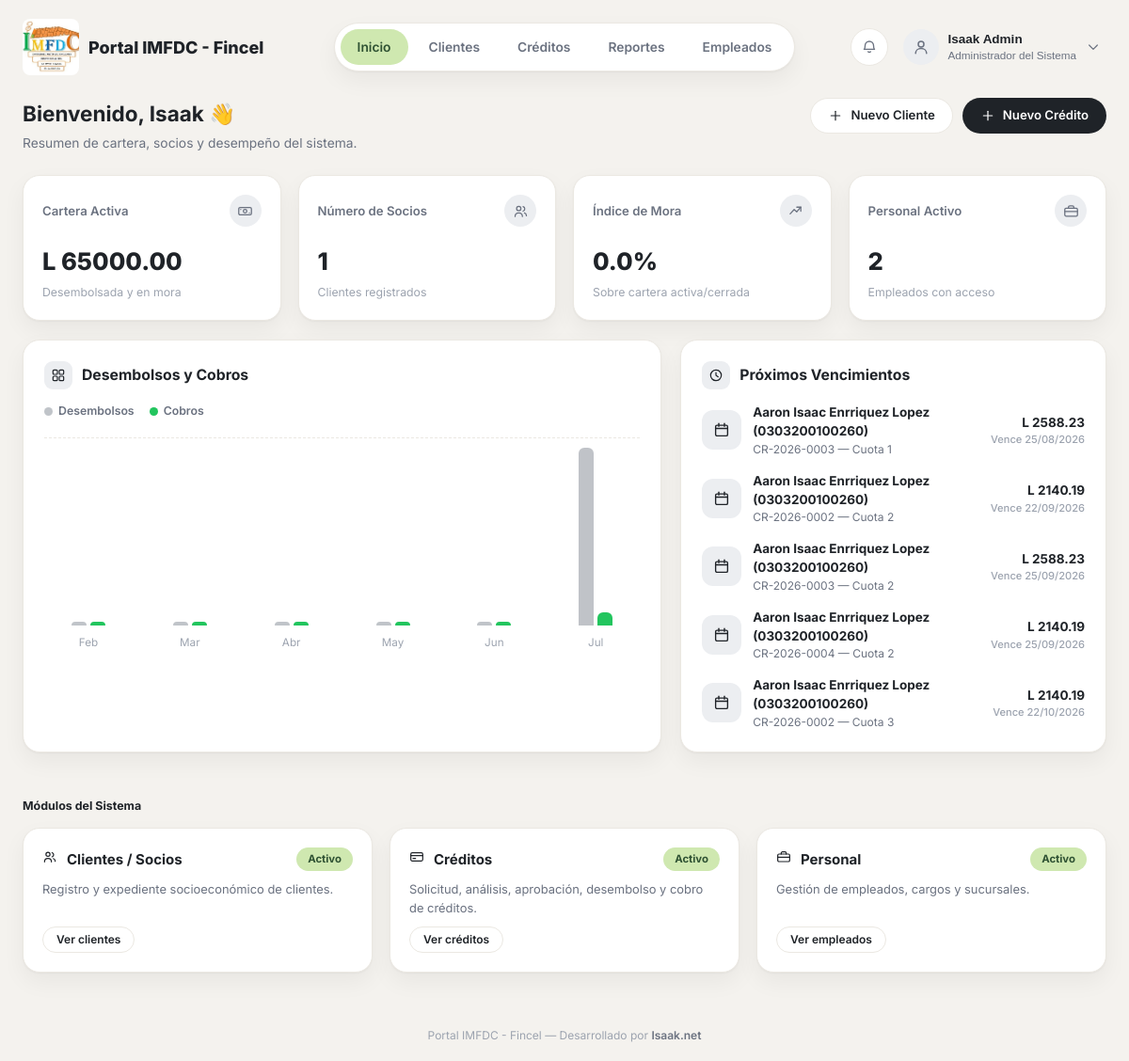
Before: / (signed in) with the older database file.
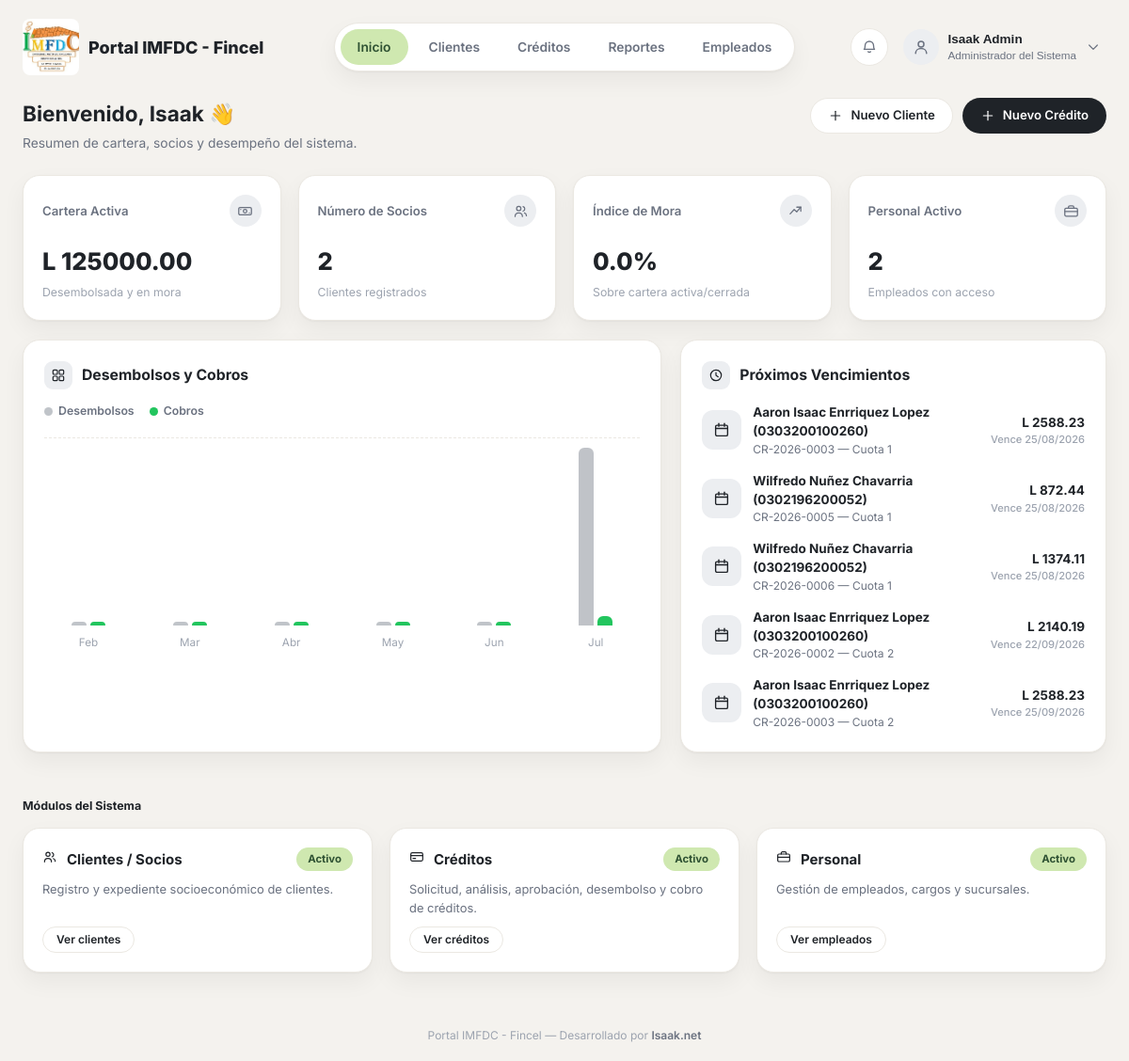
After: the same page with the newer database file.
### financiera/models.py (models this page shows, shortened)
class CuotaAmortizacion(models.Model):
    ESTADO_PENDIENTE = 'PENDIENTE'
    ESTADO_PAGADO_PARCIAL = 'PAGADO_PARCIAL'
    ESTADO_PAGADO = 'PAGADO'
    ESTADO_VENCIDO = 'VENCIDO'
    ESTADO_CUOTA_CHOICES = [
        (ESTADO_PENDIENTE, 'Pendiente'),
        (ESTADO_PAGADO_PARCIAL, 'Pagado Parcial'),
        (ESTADO_PAGADO, 'Pagado'),
        (ESTADO_VENCIDO, 'Vencido'),
    ]
    TASA_MORA_MENSUAL = Decimal('0.02')
    DIAS_POR_MES_MORA = 30
    prestamo = models.ForeignKey(Prestamo, on_delete=models.CASCADE, related_name='cuotas')
    numero_cuota = models.PositiveIntegerField()
    fecha_vencimiento = models.DateField()
    monto_capital = models.DecimalField(max_digits=12, decimal_places=2, validators=[VALOR_NO_NEGATIVO])
    monto_interes = models.DecimalField(max_digits=12, decimal_places=2, validators=[VALOR_NO_NEGATIVO])
    monto_total_cuota = models.DecimalField(max_digits=12, decimal_places=2, validators=[MONTO_POSITIVO])
    saldo = models.DecimalField(
        'Saldo después de esta cuota', max_digits=12, decimal_places=2, validators=[VALOR_NO_NEGATIVO],
    )
    estado_cuota = models.CharField(max_length=20, choices=ESTADO_CUOTA_CHOICES, default=ESTADO_PENDIENTE)
    class Meta:
        verbose_name = 'Cuota de Amortización'
        verbose_name_plural = 'Tabla de Amortización'
        ordering = ['prestamo', 'numero_cuota']
        unique_together = ('prestamo', 'numero_cuota')

class Prestamo(models.Model):
    FRECUENCIA_SEMANAL = 'SEMANAL'
    FRECUENCIA_QUINCENAL = 'QUINCENAL'
    FRECUENCIA_MENSUAL = 'MENSUAL'
    FRECUENCIA_CHOICES = [
        (FRECUENCIA_SEMANAL, 'Semanal'),
        (FRECUENCIA_QUINCENAL, 'Quincenal'),
        (FRECUENCIA_MENSUAL, 'Mensual'),
    ]
    TIPO_CREDITO_PERSONAL = 'PERSONAL'
    TIPO_CREDITO_HIPOTECARIO = 'HIPOTECARIO'
    TIPO_CREDITO_CHOICES = [
        (TIPO_CREDITO_PERSONAL, 'Personal'),
        (TIPO_CREDITO_HIPOTECARIO, 'Hipotecario'),
    ]
    DESTINO_MEJORAS = 'MEJORAS'
    DESTINO_PAGO_DEUDA = 'PAGO_DEUDA'
    DESTINO_COLEGIATURA = 'COLEGIATURA'
    DESTINO_GASTOS_MEDICOS = 'GASTOS_MEDICOS'
    DESTINO_CONSUMO = 'CONSUMO'
    DESTINO_CHOICES = [
        (DESTINO_MEJORAS, 'Mejoras'),
        (DESTINO_PAGO_DEUDA, 'Pago de deuda'),
        (DESTINO_COLEGIATURA, 'Pago de colegiatura'),
        (DESTINO_GASTOS_MEDICOS, 'Gastos médicos'),
        (DESTINO_CONSUMO, 'Consumo'),
    ]
    ESTADO_PENDIENTE = 'PENDIENTE'
    ESTADO_EN_REVISION = 'EN_REVISION'
    ESTADO_APROBADO = 'APROBADO'
    ESTADO_DESEMBOLSADO = 'DESEMBOLSADO'
    ESTADO_EN_MORA = 'EN_MORA'
    ESTADO_LIQUIDADO = 'LIQUIDADO'
    ESTADO_RECHAZADO = 'RECHAZADO'
    ESTADO_CANCELADO = 'CANCELADO'
    ESTADO_CHOICES = [
        (ESTADO_PENDIENTE, 'Pendiente'),
        (ESTADO_EN_REVISION, 'En Revisión'),
        (ESTADO_APROBADO, 'Aprobado'),
        (ESTADO_DESEMBOLSADO, 'Desembolsado / Activo'),
        (ESTADO_EN_MORA, 'En Mora'),
        (ESTADO_LIQUIDADO, 'Liquidado / Pagado'),
        (ESTADO_RECHAZADO, 'Rechazado'),
        (ESTADO_CANCELADO, 'Cancelado'),
    ]
    TRANSICIONES = {
        ESTADO_PENDIENTE: {
            ESTADO_EN_REVISION: 'evaluar',
            ESTADO_RECHAZADO: 'rechazar',
            ESTADO_CANCELADO: 'crear_credito',
        },
        ESTADO_EN_REVISION: {
            ESTADO_APROBADO: 'aprobar',
            ESTADO_RECHAZADO: 'rechazar',
        },
        ESTADO_APROBADO: {
            ESTADO_DESEMBOLSADO: 'desembolsar',
            ESTADO_CANCELADO: 'aprobar',
        },
        ESTADO_DESEMBOLSADO: {
            ESTADO_EN_MORA: None,
            ESTADO_LIQUIDADO: None,
        },
        ESTADO_EN_MORA: {
            ESTADO_DESEMBOLSADO: None,
            ESTADO_LIQUIDADO: None,
        },
    }
    codigo_credito = models.CharField(max_length=20, unique=True, editable=False)
    cliente = models.ForeignKey(Cliente, on_delete=models.PROTECT, related_name='prestamos')
    monto_solicitado = models.DecimalField(max_digits=12, decimal_places=2, validators=[MONTO_POSITIVO])
    tasa_interes_mensual = models.DecimalField(max_digits=5, decimal_places=2, validators=[VALOR_NO_NEGATIVO])
    plazo_meses = models.PositiveIntegerField(validators=[MinValueValidator(1, message='Debe ser al menos 1 mes.')])
    frecuencia_pago = models.CharField(max_length=15, choices=FRECUENCIA_CHOICES, default=FRECUENCIA_MENSUAL)
    tipo_credito = models.CharField(
        'Tipo de Crédito', max_length=15, choices=TIPO_CREDITO_CHOICES, default=TIPO_CREDITO_PERSONAL,
    )
    destino = models.CharField('Destino del préstamo', max_length=20, choices=DESTINO_CHOICES)
    estado = models.CharField(max_length=20, choices=ESTADO_CHOICES, default=ESTADO_PENDIENTE)
    fecha_solicitud = models.DateTimeField(auto_now_add=True)
    fecha_aprobacion = models.DateTimeField(null=True, blank=True)
    fecha_desembolso = models.DateTimeField(null=True, blank=True)
    asesor = models.ForeignKey(
        Empleado, on_delete=models.SET_NULL, null=True, blank=True, related_name='prestamos_asesorados'
    )
    aprobado_por = models.ForeignKey(
        Empleado, on_delete=models.SET_NULL, null=True, blank=True, related_name='prestamos_aprobados'
    )
    desembolsado_por = models.ForeignKey(
        Empleado, on_delete=models.SET_NULL, null=True, blank=True, related_name='prestamos_desembolsados'
    )
    class Meta:
        verbose_name = 'Préstamo'
        verbose_name_plural = 'Préstamos'
        ordering = ['-fecha_solicitud']

class Cliente(models.Model):
    TIPO_ID_IDENTIDAD = 'IDENTIDAD'
    TIPO_ID_CARNET_RESIDENCIA = 'CARNET_RESIDENCIA'
    TIPO_ID_PASAPORTE = 'PASAPORTE'
    TIPO_IDENTIFICACION_CHOICES = [
        (TIPO_ID_IDENTIDAD, 'Identidad'),
        (TIPO_ID_CARNET_RESIDENCIA, 'Carnet de Residencia'),
        (TIPO_ID_PASAPORTE, 'Pasaporte'),
    ]
    GENERO_FEMENINO = 'FEMENINO'
    GENERO_MASCULINO = 'MASCULINO'
    GENERO_CHOICES = [
        (GENERO_FEMENINO, 'Femenino'),
        (GENERO_MASCULINO, 'Masculino'),
    ]
    NACIONALIDAD_HONDURENA = 'HONDURENA'
    NACIONALIDAD_EXTRANJERA = 'EXTRANJERA'
    NACIONALIDAD_CHOICES = [
        (NACIONALIDAD_HONDURENA, 'Hondureña'),
        (NACIONALIDAD_EXTRANJERA, 'Extranjera'),
    ]
    ESTADO_CIVIL_SOLTERO = 'SOLTERO'
    ESTADO_CIVIL_CASADO = 'CASADO'
    ESTADO_CIVIL_DIVORCIADO = 'DIVORCIADO'
    ESTADO_CIVIL_UNION_LIBRE = 'UNION_LIBRE'
    ESTADO_CIVIL_CHOICES = [
        (ESTADO_CIVIL_SOLTERO, 'Soltero(a)'),
        (ESTADO_CIVIL_CASADO, 'Casado(a)'),
        (ESTADO_CIVIL_DIVORCIADO, 'Divorciado(a)'),
        (ESTADO_CIVIL_UNION_LIBRE, 'Unión libre'),
    ]
    TIPO_EMPRESA_PRIVADA = 'PRIVADA'
    TIPO_EMPRESA_PUBLICA = 'PUBLICA'
    TIPO_EMPRESA_ONG = 'ONG'
    TIPO_EMPRESA_CHOICES = [
        (TIPO_EMPRESA_PRIVADA, 'Empresa privada'),
        (TIPO_EMPRESA_PUBLICA, 'Empresa pública'),
        (TIPO_EMPRESA_ONG, 'ONG'),
    ]
    TIPO_EMPLEADO_INDEPENDIENTE = 'INDEPENDIENTE'
    TIPO_EMPLEADO_PROPIETARIO = 'PROPIETARIO'
    TIPO_EMPLEADO_COMERCIANTE = 'COMERCIANTE'
    TIPO_EMPLEADO_CHOICES = [
        (TIPO_EMPLEADO_INDEPENDIENTE, 'Profesional independiente'),
        (TIPO_EMPLEADO_PROPIETARIO, 'Propietario'),
        (TIPO_EMPLEADO_COMERCIANTE, 'Comerciante individual'),
    ]
    RANGO_SALARIO_CHOICES = [
        ('RANGO_1', 'L 0 – L 8,500.00'),
        ('RANGO_2', 'L 8,501.00 – L 26,500.00'),
        ('RANGO_3', 'L 26,501.00 – L 54,000.00'),
        ('RANGO_4', 'L 54,001.00 – L 108,000.00'),
        ('RANGO_5', 'L 108,001.00 – L 150,000.00'),
        ('RANGO_6', 'L 150,001.00 – L 200,000.00'),
        ('RANGO_7', 'L 200,001.00 en adelante'),
    ]
    primer_nombre = models.CharField(max_length=75)
    segundo_nombre = models.CharField(max_length=75, blank=True)
    primer_apellido = models.CharField(max_length=75)
    segundo_apellido = models.CharField(max_length=75, blank=True)
    fecha_nacimiento = models.DateField()
    lugar_nacimiento = models.CharField(max_length=150)
    tipo_identificacion = models.CharField(max_length=20, choices=TIPO_IDENTIFICACION_CHOICES, default=TIPO_ID_IDENTIDAD)
    numero_identificacion = models.CharField('No. de Identificación', max_length=20, unique=True, db_index=True)
    genero = models.CharField(max_length=10, choices=GENERO_CHOICES)
    nacionalidad = models.CharField(max_length=15, choices=NACIONALIDAD_CHOICES)
    profesion_ocupacion_oficio = models.CharField('Profesión / Ocupación / Oficio', max_length=150)
    telefono_fijo = models.CharField(max_length=20, blank=True)
    celular = models.CharField(max_length=20)
    email_personal = models.EmailField(blank=True)
    direccion_colonia_barrio = models.CharField('Colonia / Barrio / Aldea', max_length=150)
    calle_avenida = models.CharField('Calle / Avenida', max_length=150)
    numero_casa = models.CharField('No. de Casa', max_length=30, blank=True)
    punto_referencia = models.CharField(max_length=255, blank=True)
    municipio = models.CharField(max_length=100)
    departamento = models.CharField(max_length=100)
    pais = models.CharField(max_length=100, default='Honduras')
    estado_civil = models.CharField(max_length=15, choices=ESTADO_CIVIL_CHOICES)
    numero_dependientes = models.PositiveIntegerField(default=0)
    nombre_conyuge = models.CharField(max_length=150, blank=True)
    conyuge_telefono_fijo = models.CharField(max_length=20, blank=True)
    conyuge_celular = models.CharField(max_length=20, blank=True)
    conyuge_empresa = models.CharField('Empresa donde labora el cónyuge', max_length=150, blank=True)
    ref1_nombre = models.CharField('Referencia 1 - Nombre completo', max_length=150)
    ref1_telefono_fijo = models.CharField('Referencia 1 - Teléfono fijo', max_length=20, blank=True)
    ref1_celular = models.CharField('Referencia 1 - Celular', max_length=20)
    ref2_nombre = models.CharField('Referencia 2 - Nombre completo', max_length=150, blank=True)
    ref2_telefono_fijo = models.CharField('Referencia 2 - Teléfono fijo', max_length=20, blank=True)
    ref2_celular = models.CharField('Referencia 2 - Celular', max_length=20, blank=True)
    tipo_empresa = models.CharField(max_length=15, choices=TIPO_EMPRESA_CHOICES)
    tipo_empleado = models.CharField(max_length=15, choices=TIPO_EMPLEADO_CHOICES)
    empresa_nombre = models.CharField('Nombre de la empresa en la que labora', max_length=150)
    empresa_fecha_ingreso = models.DateField()
    empresa_anios_laborando = models.DecimalField(
        'Años laborando', max_digits=4, decimal_places=1, validators=[VALOR_NO_NEGATIVO]
    )
    cargo_actual = models.CharField(max_length=100)
    empresa_telefono = models.CharField(max_length=20)
    empresa_email = models.EmailField(blank=True)
    empresa_direccion = models.CharField(max_length=255)
    empresa_ciudad = models.CharField(max_length=100)
    empresa_municipio = models.CharField(max_length=100)
    empresa_departamento = models.CharField(max_length=100)
    gerente_rrhh_nombre = models.CharField('Nombre del Gerente / Jefe de Recursos Humanos', max_length=150, blank=True)
    jefe_inmediato_nombre = models.CharField('Nombre del Jefe inmediato', max_length=150, blank=True)
    actividad_economica = models.CharField('Actividad Económica / Negocio', max_length=150, blank=True)
    ingresos_mensuales = models.DecimalField(
        'Ingreso Mensual', max_digits=12, decimal_places=2, default=0, validators=[VALOR_NO_NEGATIVO]
    )
    rango_salario = models.CharField(max_length=10, choices=RANGO_SALARIO_CHOICES)
    asesor = models.ForeignKey(
        Empleado, on_delete=models.SET_NULL, null=True, blank=True, related_name='clientes'
    )
    created_at = models.DateTimeField(auto_now_add=True)
    updated_at = models.DateTimeField(auto_now=True)
    class Meta:
        verbose_name = 'Cliente'
        verbose_name_plural = 'Clientes'
    def __str__(self):
        return f'{self.nombre_completo} ({self.numero_identificacion})'
    @property
    def nombre_completo(self):
        partes = [self.primer_nombre, self.segundo_nombre, self.primer_apellido, self.segundo_apellido]
        return ' '.join(parte for parte in partes if parte)

### empleados/views.py (the view)
# urls.py: 2. Add a URL to urlpatterns:  path('', views.home, name='home')
@login_required
def home(request):
    actualizar_estados_mora()
    cartera_activa = Prestamo.objects.filter(
        estado__in=[Prestamo.ESTADO_DESEMBOLSADO, Prestamo.ESTADO_EN_MORA]
    ).aggregate(total=Sum('monto_solicitado'))['total'] or 0
    numero_socios = Cliente.objects.count()
    cartera_cerrada_o_activa = Prestamo.objects.filter(
        estado__in=[Prestamo.ESTADO_DESEMBOLSADO, Prestamo.ESTADO_EN_MORA, Prestamo.ESTADO_LIQUIDADO]
    ).count()
    en_mora = Prestamo.objects.filter(estado=Prestamo.ESTADO_EN_MORA).count()
    indice_mora = (en_mora / cartera_cerrada_o_activa * 100) if cartera_cerrada_o_activa else 0
    personal_activo = Empleado.objects.filter(activo=True).count()
    empleado = getattr(request.user, 'empleado', None)
    proximos_vencimientos = (
        CuotaAmortizacion.objects
        .filter(estado_cuota__in=[CuotaAmortizacion.ESTADO_PENDIENTE, CuotaAmortizacion.ESTADO_PAGADO_PARCIAL])
        .select_related('prestamo__cliente')
        .order_by('fecha_vencimiento')[:5]
    )
    return render(request, 'empleados/home.html', {
        'cartera_activa': cartera_activa,
        'numero_socios': numero_socios,
        'indice_mora': indice_mora,
        'personal_activo': personal_activo,
        'movimientos_mensuales': _movimientos_mensuales(),
        'proximos_vencimientos': proximos_vencimientos,
        'puede_crear_cliente': bool(empleado and empleado.tiene_permiso('crear_cliente')),
        'puede_crear_credito': bool(empleado and empleado.tiene_permiso('crear_credito')),
    })

### empleados/templates/empleados/home.html (shortened to what the changed rows need)
{% extends 'base.html' %}
{% block content %}
<div class="page-header">
    <div>
        <h1>Bienvenido{% if request.user.empleado %}, {{ request.user.empleado.nombre }}{% endif %} 👋</h1>
    </div>
</div>
<div class="stat-grid">
    <div class="stat-card">
        <div class="stat-card-top">
            <span>Cartera Activa</span>
            <span class="stat-card-icon">{% include 'partials/_icon.html' with name='cash' size=17 %}</span>
        </div>
        <div class="stat-value">L {{ cartera_activa|floatformat:2 }}</div>
        <div class="stat-caption">Desembolsada y en mora</div>
    </div>
    <div class="stat-card">
        <div class="stat-card-top">
            <span>Número de Socios</span>
            <span class="stat-card-icon">{% include 'partials/_icon.html' with name='users' size=17 %}</span>
        </div>
        <div class="stat-value">{{ numero_socios }}</div>
        <div class="stat-caption">Clientes registrados</div>
    </div>
</div>
<div class="dash-grid">
    <div class="card">
        <div class="bar-chart">
            {% for fila in movimientos_mensuales %}
            <div class="bar-chart-col">
                <div class="bar desembolso" style="height: {{ fila.pct_desembolsos }}%;" title="Desembolsos: L {{ fila.desembolsos|floatformat:2 }}"></div>
                <div class="bar cobro" style="height: {{ fila.pct_cobros }}%;" title="Cobros: L {{ fila.cobros|floatformat:2 }}"></div>
            </div>
            {% endfor %}
        </div>
        <div class="bar-chart-labels">
            {% for fila in movimientos_mensuales %}
            <span>{{ fila.label }}</span>
            {% endfor %}
        </div>
    </div>
    <div class="card">
        {% if proximos_vencimientos %}
        <div class="list-rows">
            {% for cuota in proximos_vencimientos %}
            <div class="list-row">
                <span class="list-row-icon">{% include 'partials/_icon.html' with name='calendar' size=18 %}</span>
                <div>
                    <div class="list-row-title">{{ cuota.prestamo.cliente }}</div>
                    <div class="list-row-sub">{{ cuota.prestamo.codigo_credito }} — Cuota {{ cuota.numero_cuota }}</div>
                </div>
                <div class="list-row-value">
                    L {{ cuota.monto_total_cuota|floatformat:2 }}
                    <small>Vence {{ cuota.fecha_vencimiento|date:'d/m/Y' }}</small>
                </div>
            </div>
            {% endfor %}
        </div>
        {% else %}
        <p class="empty-state">No hay cuotas próximas a vencer.</p>
        {% endif %}
    </div>
</div>
{% endblock %}

Changed rows visible on the page:
no longer on this page (row edited): CuotaAmortizacion: {{ size }} 18 (drawn), prestamo.cliente "Aaron Isaac Enrriquez Lopez (0303200100260)", prestamo.codigo_credito "CR-2026-0004", numero_cuota "2", monto_total_cuota "2140.19", fecha_vencimiento "25/09/2026"
no longer on this page (row unchanged): CuotaAmortizacion: {{ size }} 18 (drawn), prestamo.cliente "Aaron Isaac Enrriquez Lopez (0303200100260)", prestamo.codigo_credito "CR-2026-0002", numero_cuota "3", monto_total_cuota "2140.19", fecha_vencimiento "22/10/2026"
added CuotaAmortizacion: {{ size }} 18 (drawn), prestamo.cliente "Wilfredo Nuñez Chavarria (0302196200052)", prestamo.codigo_credito "CR-2026-0005", numero_cuota "1", monto_total_cuota "872.44", fecha_vencimiento "25/08/2026"
added CuotaAmortizacion: {{ size }} 18 (drawn), prestamo.cliente "Wilfredo Nuñez Chavarria (0302196200052)", prestamo.codigo_credito "CR-2026-0006", numero_cuota "1", monto_total_cuota "1374.11", fecha_vencimiento "25/08/2026"
Other visible differences:
{{ cartera_activa|floatformat:2 }}: "65000.00" → "125000.00"
{{ numero_socios }}: "1" → "2"
{{ fila.pct_cobros }}: 7 → 5 (drawn)
